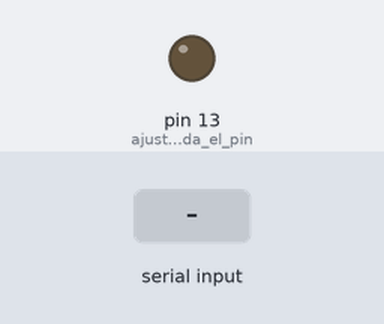
Recording of a sketch running on a simulated Arduino Uno, built with avr-gcc and run on an emulated ATmega328P. Shown: output pins drawn as LEDs (lit = HIGH). Inputs (shaded band) come from the test bench.

Above: at 1.2 s.
1.3 s: "a" received over Serial
At 1.9 s:
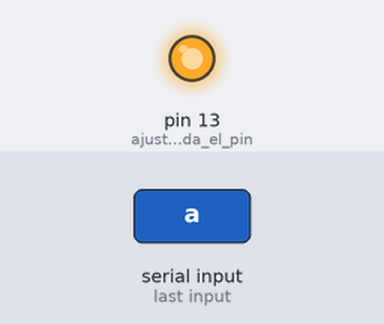
2.8 s: "b" received over Serial
At 3.1 s:
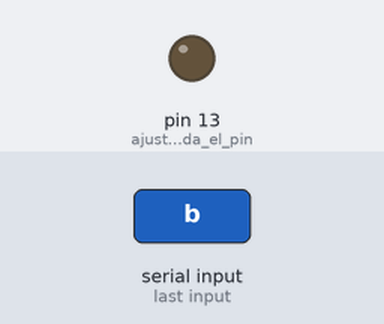
Timing chart, 0 to 5.8 s (numbered marks = the images above; inputs shaded):
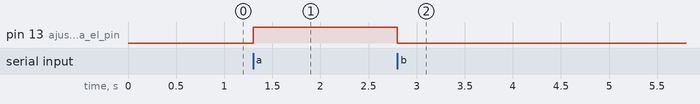

Measured:
- after the input at 1.3 s, pin 13 (ajusto_como_salida_el_pin): LOW → HIGH at once
- after the input at 2.8 s, pin 13 (ajusto_como_salida_el_pin): HIGH → LOW at once

The sketch:

comunic_serie.ino
```cpp
// (licence header left out)
/*
############################
#                          #
#  Comunicación Serial CDC #
#                          #
############################

Esto es una prueba de un "protocolo" para comunicar una placa ARDUINO
mediante comunicación Serie (USB_CDC).
La comunicación serie o comunicación secuencial, en telecomunicaciones
e informática, es el proceso de envío de datos de un bit a la vez, de
forma secuencial, sobre un canal de comunicación o un bus.
El hardware ARDUINO emula el clasico protocolo de comunicación serial
(RS232) mediante el protocolo CDC (communications device class)
que viene definido en el estanda USB.

Este pequeño proyecto, permite controlar el pin 13 de las placas ARDUINO
LEONARDO (ON/OFF), y recibir datos del sensor analogico (A0).
*/
void setup()
  {
    /*
    El baudio (en inglés baud) es una unidad de medida utilizada en
    telecomunicaciones, que representa el número de símbolos por
    segundo en un medio de transmisión digital.1 Cada símbolo puede
    comprender 1 o más bits, dependiendo del esquema de modulación.
    Es importante resaltar que no se debe confundir la velocidad en
    baudios (baud rate) con la tasa de bits (bit rate), ya que cada
    evento de señalización (símbolo) transmitido puede transportar uno
    o más bits. Solo cuando cada evento de señalización (símbolo)
    transporta un solo bit coinciden la velocidad de transmisión de
    datos en baudios y en bits por segundo. Las señales binarias tienen
    la tasa de bit igual a la tasa de símbolos (rb = rs), con lo cual
    la duración de símbolo y la duración de bit son también
    iguales (Ts = Tb).
    */
    Serial.begin(9600);// ajusta la cantidad de bits que se envian por segundos (BAUDIOS)
    Serial.setTimeout(5);// ajusta la cantidad maxima de milisegundos para esperar datos desde el puerto serie
    pinMode(13, OUTPUT); //ajusto como salida el pin13 de la placa arduino
  }

void loop()
  {
    /*
     El protocolo que establecemos es muy sencillo, cada ves que
     recibamos un caracter del puerto serie, lo comparamos con la
     instrucción switch y si el caracter recibido es la letra "a" ponemos el pin13 en HIGH
     (5 volt).Con la letra "b" el pin13 lo ponemos en LOW (0 volt).
     La letra "c" envia el valor del sensor analogico 0 (a0).
    */
  char dato; // variable donde se guarda el caracter ascii recibido por el puerto
  int sensor1 = 0; // varaible donde almacenamos el valor del sensor analogico
  const int analogInPin = A0; // sensor analogico A0
  if(Serial.available() > 0) // si detectamos datos en el puerto serie
    {
      dato=Serial.read(); // guardo el caracter ASCII del puerto serie
      switch (dato)
        {
          case 'a':
                    digitalWrite(13, HIGH); // enciendo el pin13
                    break;
          case 'b':
                    digitalWrite(13, LOW); // apago el pin13
                    break;
          case 'c':
                    sensor1 = analogRead(sensor1); // guardo el valor A0
                    Serial.println(sensor1); // envio el valor de A0
                    break;
        }
      }
  }
```
